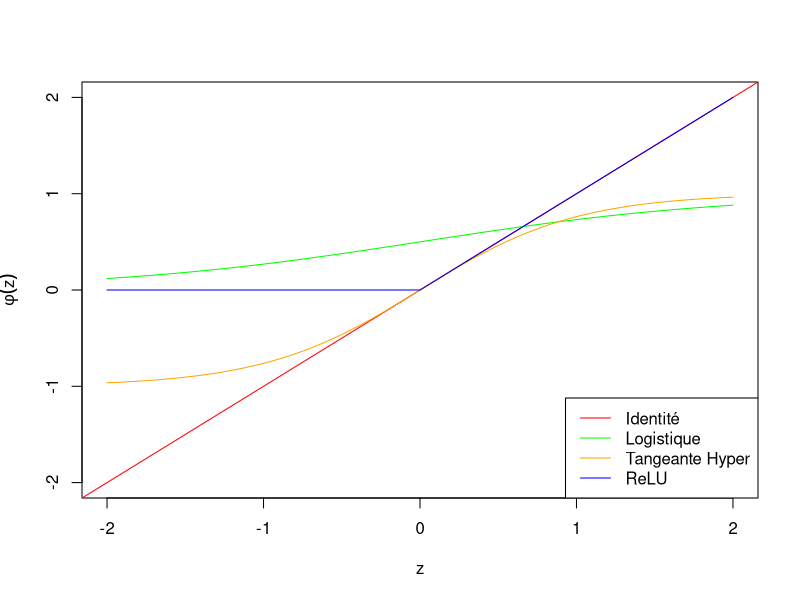

This chart was generated by the following R code:
## ---- chunk 1
knitr::opts_chunk$set(echo = FALSE,encoding = "UTF-8")
## ---- chunk 2
Sigm_f <- function(x){1/(1 + exp(-x))}
pos_f <- function(x){0.5 * (abs(x) + x)}
plot(c(-2,2),c(-2,2),type = 'n',ylab = expression(phi(z)),xlab = "z")
abline(a = 0,b = 1,col = 'red')
curve(Sigm_f,col = 'green',add = TRUE)
curve(tanh,col = 'orange',add = TRUE)
curve(pos_f,col = 'blue',add = TRUE)
legend('bottomright',c("Identité","Logistique","Tangeante Hyper","ReLU"), lty = c(1,1,1,1),
       col = c('red','green','orange','blue'))

